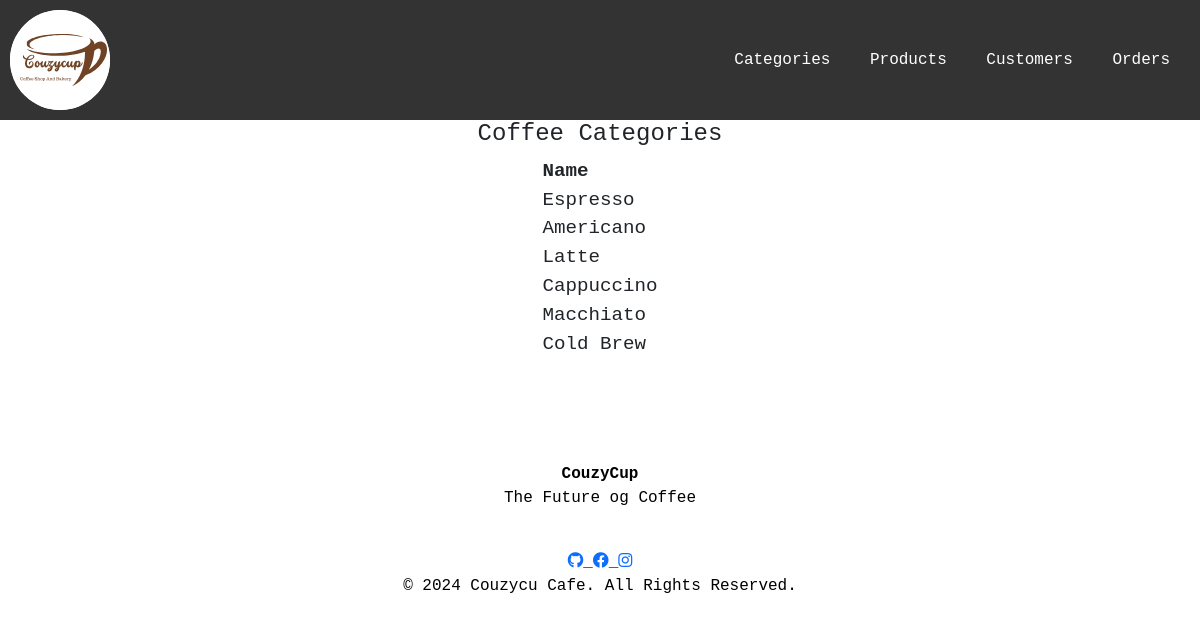
Page /categories/ on the committed database.
### couzycup/models.py (models this page shows, shortened)
class BaseModel(models.Model):
    created_at = models.DateTimeField(auto_now_add=True)
    updated_at = models.DateTimeField(auto_now=True)
    class Meta:
        abstract = True

class CoffeeCategory(BaseModel):
    name = models.CharField(max_length=255)

### couzycup/views.py (the view)
# urls.py: path('categories/', CoffeeCategoryListView.as_view(), name='coffeecategory-list'),
class CoffeeCategoryListView(ListView):
    model = CoffeeCategory
    template_name = 'coffeecategory_list.html'

### couzycup/templates/coffeecategory_list.html (shortened to what this page needs)
{% extends 'base.html' %}
{% block content %}
  <h2 class="center">Coffee Categories</h2>
  <table class="category-table">
    <thead>
      <tr>
        <th>Name</th>
      </tr>
    </thead>
    <tbody>
      {% for category in object_list %}
        <tr>
          <td>{{ category.name }}</td>
        </tr>
      {% endfor %}
    </tbody>
  </table>
{% endblock %}

### couzycup/static/css/style.css (style rules this page uses)
* { margin: 0; padding: 0; box-sizing: border-box; }
body { background-image: url('../images/Background.svg'); background-size: cover; background-position: center; background-attachment: fixed; height: 100vh; margin: 0; padding: 0; font-family: 'Courier New', Courier, monospace; }
.center { text-align: center; font-size: 1.5em; }
.category-table { margin: auto; font-size: 1.2em; }

### couzycup/templates/coffeecategory_list.html (style rules this page uses)
.center { text-align: center; font-size: 1.5em; }
.category-table { margin: auto; font-size: 1.2em; }

### rows in the picture
CoffeeCategory: name "Espresso"
CoffeeCategory: name "Americano"
CoffeeCategory: name "Latte"
CoffeeCategory: name "Cappuccino"
CoffeeCategory: name "Macchiato"
CoffeeCategory: name "Cold Brew"
